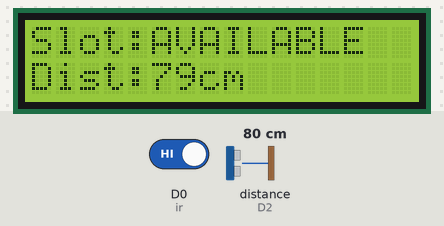
A sketch run on a simulated ESP8266 (NodeMCU). Parts: 16×2 character LCD. Wiring (inferred from the names in the program): ultrasonic range finder: trigger D1; echo D2. Inputs (shaded band) come from the test bench; at power-on: D0 (ir) HIGH, distance to the obstacle (sensor on D2) 80 cm. The echo pulse lasts 58.3 µs per cm; WiFi joins after 1.5 s; servers stay silent unless stated.

Above: at 3.5 s.
3.6 s: D0 (ir) driven LOW
At 4.6 s:
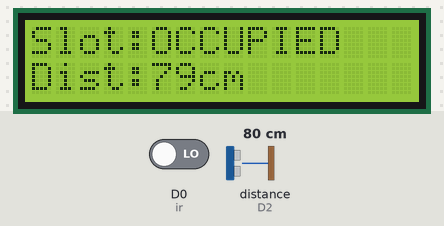
5.4 s: distance to the obstacle (sensor on D2) set to 2 cm
At 7.1 s:
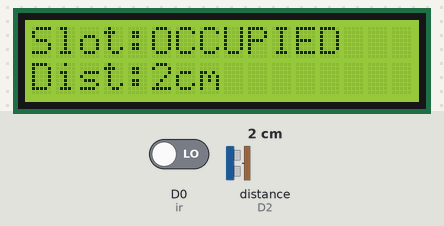
7.4 s: distance to the obstacle (sensor on D2) set to 4 cm
At 8.6 s:
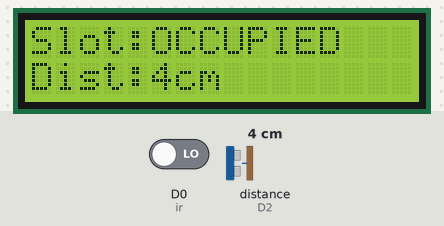
9.4 s: D0 (ir) driven HIGH
At 10.2 s:
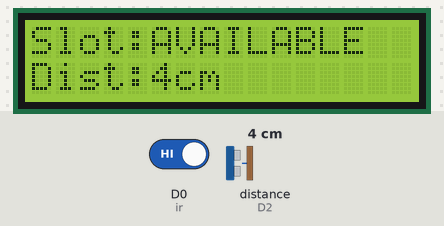
11.4 s: distance to the obstacle (sensor on D2) set to 9 cm
At 12.9 s:
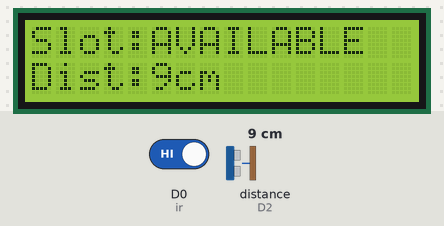
Timing chart, 0 to 14.4 s (numbered marks = the images above; inputs shaded):
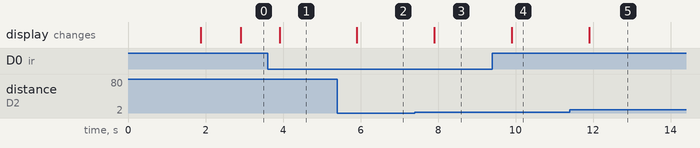

Measured:
- after the input at 3.6 s, the display: changes after 0.31 s (image 1)
- after the input at 5.4 s, the display: changes after 0.51 s (image 2)
- after the input at 7.4 s, the display: changes after 0.51 s (image 3)
- after the input at 9.4 s, the display: changes after 0.51 s (image 4)
- after the input at 11.4 s, the display: changes after 0.51 s (image 5)

The sketch:

Smart_Parking_Management_System_Using_IOT_for_real.ino.ino
```cpp
#define BLYNK_TEMPLATE_ID "TMPL3zSzwgQhh"
#define BLYNK_TEMPLATE_NAME "Smart Parking System"
#define BLYNK_AUTH_TOKEN "UAFKKFDUFFHFEIFIEHFIHAKDIEH"

#define BLYNK_PRINT Serial

#include <ESP8266WiFi.h>
#include <BlynkSimpleEsp8266.h>
#include <LCD_I2C.h>

LCD_I2C lcd(0x27,16,2);

char ssid[] = "Wifi name";
char pass[] = "password";
char auth[] = BLYNK_AUTH_TOKEN;

#define ir D0
#define trigger D1
#define echo D2

BlynkTimer timer;

void checkSlot(){
  long distance;
  long duration;
  String slotstatus;
  digitalWrite(trigger,HIGH);
  delayMicroseconds(10);
  digitalWrite(trigger,LOW);

  duration=pulseIn(echo,HIGH);
  distance=duration*0.0343/2;

  int a=digitalRead(ir);

  lcd.setCursor(0,0);

  if(a==LOW){
    slotstatus="OCCUPIED";
  }
  else{
    slotstatus="AVAILABLE";
  }

  lcd.clear();
  lcd.setCursor(0,0);
  lcd.print("Slot:");
  lcd.print(slotstatus);
  lcd.setCursor(0,1);
  lcd.print("Dist:");
  lcd.print(distance);
  lcd.print("cm");

  Blynk.virtualWrite(V0,slotstatus);
  Blynk.virtualWrite(V1,distance);
}

void setup(){
  Serial.begin(115200);
  Blynk.begin(auth,ssid,pass);

  pinMode(trigger, OUTPUT);
  pinMode(echo, INPUT);
  pinMode(ir, INPUT);

  lcd.begin();
  lcd.backlight();
  lcd.setCursor(0,0);
  lcd.print("Smart Parking");

  timer.setInterval(1000L, checkSlot);
}

void loop(){
  Blynk.run();
  timer.run();
}
```
